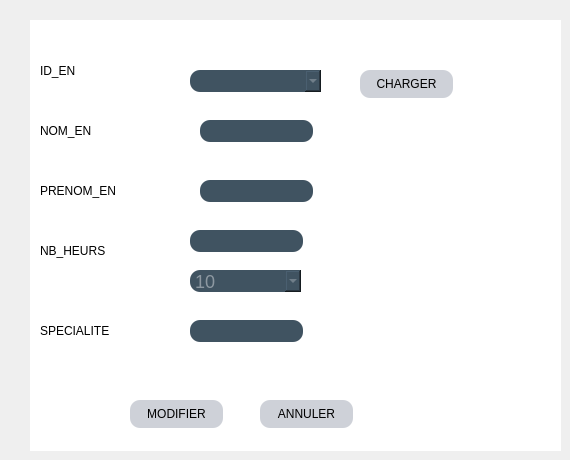
      <widget class="QWidget" name="tab_9">
       <attribute name="title">
        <string>modifier</string>
       </attribute>
       <widget class="QFrame" name="frame_5">
        <property name="geometry">
         <rect>
          <x>30</x>
          <y>20</y>
          <width>531</width>
          <height>431</height>
         </rect>
        </property>
        <property name="styleSheet">
         <string notr="true">*{
background:rgb(255,255,255);
front-size:15px;
front-family:Century Gothic ,sans-serif; 
}
QFrame{
border:solid 10px rgba(0,0,0);
background-image:url(:/image/304994104_495330762596530_1836534426898481832_n.jpg)
}
QLineEdit{
color:#8d98a1;
background-color:#405361;
font-size:18px;
border-style:outset;
border-radius:10px;
}
QPushButton{
background:#ced1d8;
border-style:outset;
border-radius:10px;
}
QComboBox{
color:#8d98a1;
background-color:#405361;
font-size:18px;
border-style:outset;
border-radius:10px;
}</string>
        </property>
        <property name="frameShape">
         <enum>QFrame::StyledPanel</enum>
        </property>
        <property name="frameShadow">
         <enum>QFrame::Raised</enum>
        </property>
        <widget class="QPushButton" name="pushButton_17">
         <property name="geometry">
          <rect>
           <x>100</x>
           <y>380</y>
           <width>93</width>
           <height>28</height>
          </rect>
         </property>
         <property name="text">
          <string>MODIFIER</string>
         </property>
        </widget>
        <widget class="QLabel" name="label_20">
         <property name="geometry">
          <rect>
           <x>10</x>
           <y>40</y>
           <width>111</width>
           <height>21</height>
          </rect>
         </property>
         <property name="text">
          <string>ID_EN</string>
         </property>
        </widget>
        <widget class="QLabel" name="label_21">
         <property name="geometry">
          <rect>
           <x>10</x>
           <y>100</y>
           <width>111</width>
           <height>21</height>
          </rect>
         </property>
         <property name="text">
          <string>NOM_EN</string>
         </property>
        </widget>
        <widget class="QLineEdit" name="lineEdit_16">
         <property name="geometry">
          <rect>
           <x>170</x>
           <y>100</y>
           <width>113</width>
           <height>22</height>
          </rect>
         </property>
        </widget>
        <widget class="QLineEdit" name="lineEdit_17">
         <property name="geometry">
          <rect>
           <x>170</x>
           <y>160</y>
           <width>113</width>
           <height>22</height>
          </rect>
         </property>
        </widget>
        <widget class="QLabel" name="label_22">
         <property name="geometry">
          <rect>
           <x>10</x>
           <y>160</y>
           <width>111</width>
           <height>21</height>
          </rect>
         </property>
         <property name="text">
          <string>PRENOM_EN</string>
         </property>
        </widget>
        <widget class="QLabel" name="label_23">
         <property name="geometry">
          <rect>
           <x>10</x>
           <y>220</y>
           <width>111</width>
           <height>21</height>
          </rect>
         </property>
         <property name="text">
          <string>NB_HEURS</string>
         </property>
        </widget>
        <widget class="QLineEdit" name="lineEdit_18">
         <property name="geometry">
          <rect>
           <x>160</x>
           <y>300</y>
           <width>113</width>
           <height>22</height>
          </rect>
         </property>
        </widget>
        <widget class="QLabel" name="label_24">
         <property name="geometry">
          <rect>
           <x>10</x>
           <y>300</y>
           <width>111</width>
           <height>21</height>
          </rect>
         </property>
         <property name="text">
          <string>SPECIALITE</string>
         </property>
        </widget>
        <widget class="QComboBox" name="comboBox_9">
         <property name="geometry">
          <rect>
           <x>160</x>
           <y>50</y>
           <width>131</width>
           <height>22</height>
          </rect>
         </property>
        </widget>
        <widget class="QLineEdit" name="lineEdit_19">
         <property name="geometry">
          <rect>
           <x>160</x>
           <y>210</y>
           <width>113</width>
           <height>22</height>
          </rect>
         </property>
        </widget>
        <widget class="QPushButton" name="pushButton_18">
         <property name="geometry">
          <rect>
           <x>330</x>
           <y>50</y>
           <width>93</width>
           <height>28</height>
          </rect>
         </property>
         <property name="text">
          <string>CHARGER</string>
         </property>
        </widget>
        <widget class="QPushButton" name="pushButton_19">
         <property name="geometry">
          <rect>
           <x>230</x>
           <y>380</y>
           <width>93</width>
           <height>28</height>
          </rect>
         </property>
         <property name="text">
          <string>ANNULER</string>
         </property>
        </widget>
        <widget class="QComboBox" name="comboBox_10">
         <property name="geometry">
          <rect>
           <x>160</x>
           <y>250</y>
           <width>111</width>
           <height>22</height>
          </rect>
         </property>
         <item>
          <property name="text">
           <string>10</string>
          </property>
         </item>
         <item>
          <property name="text">
           <string>15</string>
          </property>
         </item>
         <item>
          <property name="text">
           <string>17</string>
          </property>
         </item>
        </widget>
       </widget>
      </widget>
